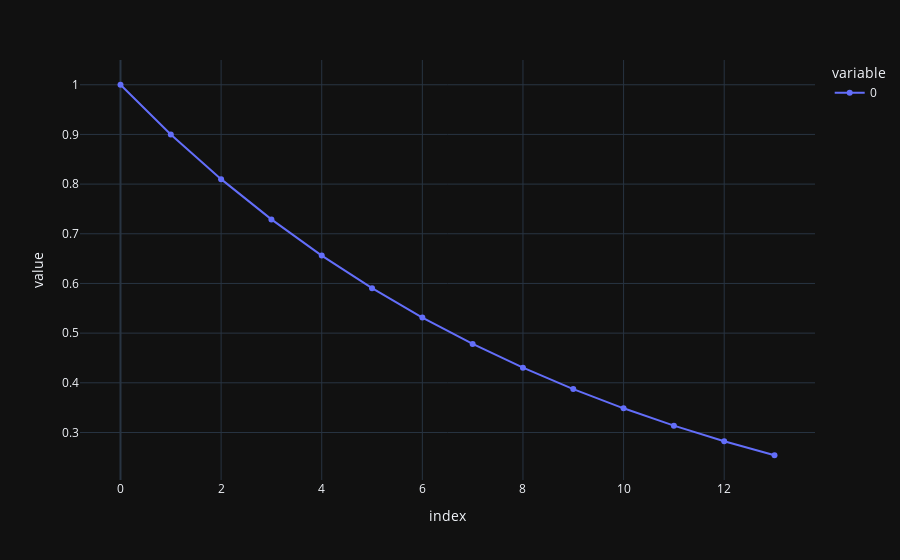

Notebook code cell kept with this figure:
### Code cell
import plotly.express as px
w = (0.9 ** np.arange(14))
px.line(w, markers=True, template="plotly_dark")

### Figure 1 — Plotly figure (JSON) as saved in the notebook; plotly's stock layout.template omitted (floating-point values rounded to 4 significant figures)
{"data": [{"hovertemplate": "variable=0<br>index=%{x}<br>value=%{y}<extra></extra>", "legendgroup": "0", "line": {"color": "#636efa", "dash": "solid"}, "marker": {"symbol": "circle"}, "mode": "lines+markers", "name": "0", "orientation": "v", "showlegend": true, "type": "scatter", "x": [0, 1, 2, 3, 4, 5, 6, 7, 8, 9, 10, 11, 12, 13], "xaxis": "x", "y": [1.0, 0.9, 0.81, 0.729, 0.6561, 0.5905, 0.5314, 0.4783, 0.4305, 0.3874, 0.3487, 0.3138, 0.2824, 0.2542], "yaxis": "y"}], "layout": {"legend": {"title": {"text": "variable"}, "tracegroupgap": 0}, "margin": {"t": 60}, "xaxis": {"anchor": "y", "domain": [0, 1], "title": {"text": "index"}}, "yaxis": {"anchor": "x", "domain": [0, 1], "title": {"text": "value"}}}}
